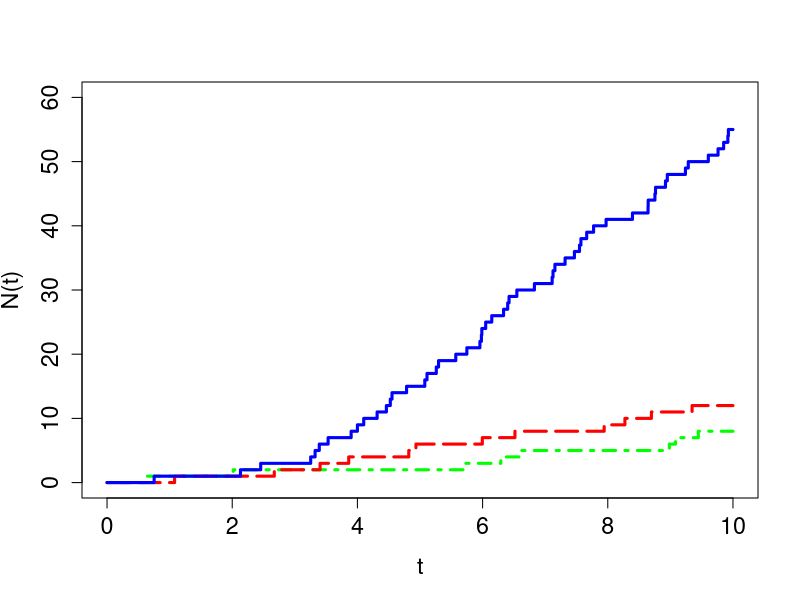
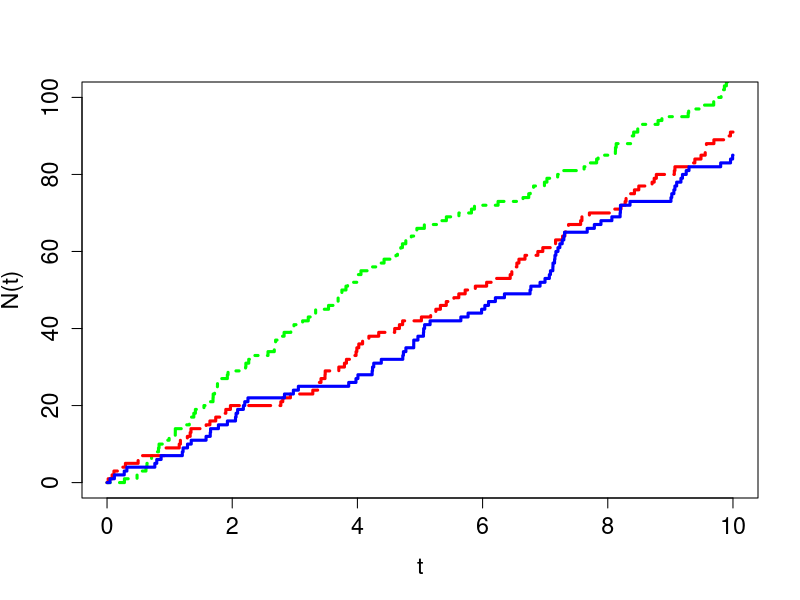

These charts were generated, in order, by the following R code:
rm(list = ls(all = TRUE))
# setwd('C:/...')

# install.packages('abind')
library(abind)

# generates a homogeneous Poisson process with intensity lambda
simHPP <- function(lambda, T, N) {
    # lambda: scalar, intensity of the Poisson process T: scalar, time horizon N: scalar, number of trajectories
    EN <- rpois(N, lambda * T)
    y <- matrix(T, nrow = 2 * max(EN) + 2, ncol = N) * matrix(1, nrow = 2 * max(EN) + 2, ncol = N)
    yy <- abind(y, matrix(1, nrow = 2 * max(EN) + 2, ncol = N) * EN, along = 3)
    i = 1
    while (i <= N) {
        if (EN[i] > 0) {
            yy[1:(2 * EN[i] + 1), i, 1] <- c(0, rep(sort(T * runif(EN[i])), each = 2))
        } else {
            yy[1, i, 1] = 0
        }
        yy[1:(2 * EN[i] + 2), i, 2] <- c(0, floor((1:(2 * EN[i]))/2), EN[i])
        i = i + 1
    }
    return(yy)
}

# generates a non-homogeneous Poisson process with intensity lambda
simNHPP <- function(lambda, parlambda, T, N) {
    # lambda: scalar, intensity function, sine function (lambda=0), linear function (lambda=1) or sine square function
    # (lambda=2) parlambda: n x 1 vector, parameters of the intensity function lambda (n=2 for lambda=1, n=3 otherwise) T:
    # scalar, time horizon N: scalar, number of trajectories
    a <- parlambda[1]
    b <- parlambda[2]
    if (lambda == 0) {
        c <- parlambda[3]
        JM <- simHPP(a + b, T, N)
    } else {
        if (lambda == 1) {
            JM <- simHPP(a + b * T, T, N)
        } else {
            if (lambda == 3) {
                JM <- simHPP(a + b * T, T, N)
            }
        }
    }
    rjm <- nrow(JM)
    yy <- abind(matrix(T, nrow = rjm, ncol = N), matrix(0, nrow = rjm, ncol = N), along = 3)
    i = 1
    maxEN = 0
    while (i <= N) {
        pom <- JM[, i, 1][JM[, i, 1] < T]
        pom <- pom[2 * (1:(length(pom)/2))]
        R <- runif(NROW(pom))
        if (lambda == 0) {
            lambdat <- (a + b * sin(2 * pi * (pom + c)))/(a + b)
        } else {
            if (lambda == 1) {
                lambdat <- (a + b * pom)/(a + b * T)
            } else {
                if (lambda == 3) {
                  lambdat <- (a + b * sin(2 * pi * (pom + c))^2)/(a + b)
                }
            }
        }
        pom <- pom[R < lambdat]
        EN <- NROW(pom)
        maxEN <- max(maxEN, EN)
        yy[1:(2 * EN + 1), i, 1] <- c(0, rep(pom, each = 2))
        yy[2:(2 * EN), i, 2] <- c(floor((1:(2 * EN - 1))/2))
        yy[(2 * EN + 1):rjm, i, 2] <- matrix(EN, nrow = rjm - 2 * EN, ncol = 1)
        i = i + 1
    }
    yy <- yy[1:(2 * maxEN + 2), , ]
    return(yy)
}

# linear intensity
set.seed(1)

y1 <- simNHPP(1, c(1, 0), 10, 1)
y2 <- simNHPP(1, c(1, 0.1), 10, 1)
y3 <- simNHPP(1, c(1, 1), 10, 1)

plot(y1, type = "l", col = "green", ylim = c(0, 60), xlab = "t", ylab = "N(t)", cex.lab = 1.4, cex.axis = 1.4, lwd = 3, lty = 4)
lines(y2, col = "red", lwd = 3, lty = 5)
lines(y3, col = "blue", lwd = 3)

# sinusoidal intensity

y1 <- simNHPP(0, c(10, 0, 1/4), 10, 1)
y2 <- simNHPP(0, c(10, 1, 1/4), 10, 1)
y3 <- simNHPP(0, c(10, 10, 1/4), 10, 1)

plot(y1, type = "l", col = "green", ylim = c(0, 100), xlab = "t", ylab = "N(t)", cex.lab = 1.4, cex.axis = 1.4, lwd = 3, lty = 4)
lines(y2, col = "red", lwd = 3, lty = 5)
lines(y3, col = "blue", lwd = 3) 
